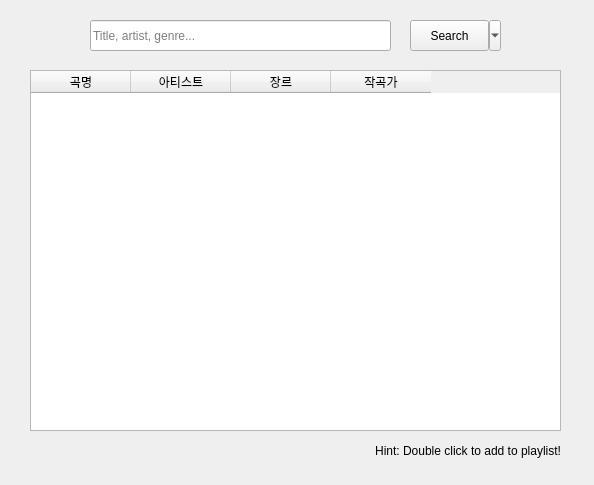
<?xml version="1.0" encoding="UTF-8"?>
<ui version="4.0">
 <class>QtSearchMusicWindow</class>
 <widget class="QMainWindow" name="QtSearchMusicWindow">
  <property name="geometry">
   <rect>
    <x>0</x>
    <y>0</y>
    <width>594</width>
    <height>485</height>
   </rect>
  </property>
  <property name="windowTitle">
   <string>QtSearchMusicWindow</string>
  </property>
  <widget class="QWidget" name="centralWidget">
   <widget class="QLineEdit" name="lineEdit">
    <property name="geometry">
     <rect>
      <x>90</x>
      <y>20</y>
      <width>301</width>
      <height>31</height>
     </rect>
    </property>
    <property name="placeholderText">
     <string>Title, artist, genre...</string>
    </property>
   </widget>
   <widget class="QTableWidget" name="table">
    <property name="geometry">
     <rect>
      <x>30</x>
      <y>70</y>
      <width>531</width>
      <height>361</height>
     </rect>
    </property>
    <column>
     <property name="text">
      <string>곡명</string>
     </property>
    </column>
    <column>
     <property name="text">
      <string>아티스트</string>
     </property>
    </column>
    <column>
     <property name="text">
      <string>장르</string>
     </property>
    </column>
    <column>
     <property name="text">
      <string>작곡가</string>
     </property>
    </column>
   </widget>
   <widget class="QLabel" name="label">
    <property name="geometry">
     <rect>
      <x>170</x>
      <y>440</y>
      <width>391</width>
      <height>21</height>
     </rect>
    </property>
    <property name="text">
     <string>Hint: Double click to add to playlist!</string>
    </property>
    <property name="alignment">
     <set>Qt::AlignRight|Qt::AlignTrailing|Qt::AlignVCenter</set>
    </property>
   </widget>
   <widget class="QToolButton" name="btn_search">
    <property name="geometry">
     <rect>
      <x>410</x>
      <y>20</y>
      <width>91</width>
      <height>31</height>
     </rect>
    </property>
    <property name="text">
     <string>Search</string>
    </property>
    <property name="popupMode">
     <enum>QToolButton::MenuButtonPopup</enum>
    </property>
   </widget>
  </widget>
 </widget>
 <layoutdefault spacing="6" margin="11"/>
 <tabstops>
  <tabstop>lineEdit</tabstop>
  <tabstop>btn_search</tabstop>
  <tabstop>table</tabstop>
 </tabstops>
 <resources/>
 <connections>
  <connection>
   <sender>lineEdit</sender>
   <signal>returnPressed()</signal>
   <receiver>QtSearchMusicWindow</receiver>
   <slot>SearchClicked()</slot>
   <hints>
    <hint type="sourcelabel">
     <x>118</x>
     <y>40</y>
    </hint>
    <hint type="destinationlabel">
     <x>89</x>
     <y>39</y>
    </hint>
   </hints>
  </connection>
  <connection>
   <sender>btn_search</sender>
   <signal>clicked()</signal>
   <receiver>QtSearchMusicWindow</receiver>
   <slot>SearchClicked()</slot>
   <hints>
    <hint type="sourcelabel">
     <x>462</x>
     <y>35</y>
    </hint>
    <hint type="destinationlabel">
     <x>532</x>
     <y>33</y>
    </hint>
   </hints>
  </connection>
 </connections>
 <slots>
  <slot>SearchClicked()</slot>
 </slots>
</ui>
